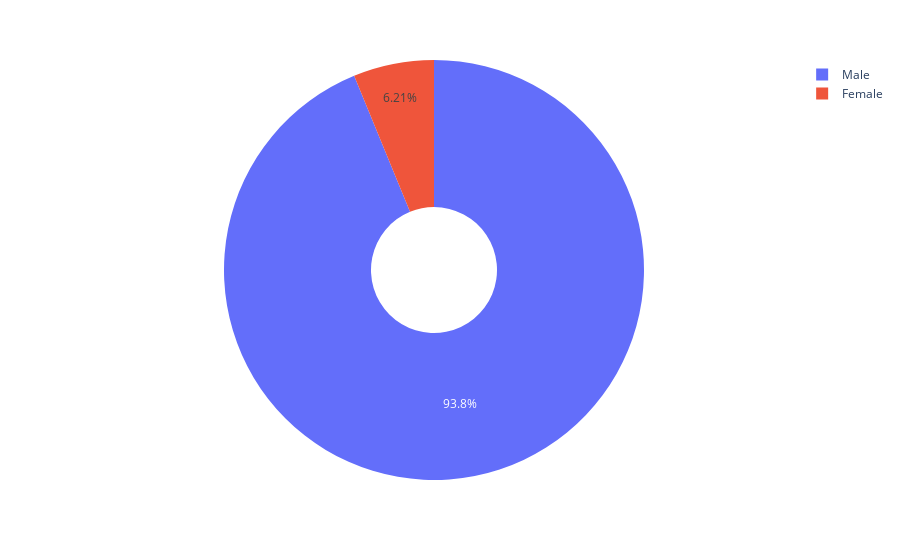

Notebook source saved alongside this figure:
### Markdown cell above
**Challenge**: Create a [donut chart using plotly](https://plotly.com/python/pie-charts/) which shows how many prizes went to men compared to how many prizes went to women. What percentage of all the prizes went to women?

### Code cell
biology = df_data.sex.value_counts()
fig = px.pie(labels=biology.index,
             values=biology.values,
             names=biology.index,
             hole=0.3)
fig.show()

### Figure 1 — Plotly figure (JSON) as saved in the notebook; plotly's stock layout.template omitted (floating-point values rounded to 4 significant figures)
{"data": [{"domain": {"x": [0, 1], "y": [0, 1]}, "hole": 0.3, "hovertemplate": "label=%{label}<br>value=%{value}<extra></extra>", "labels": ["Male", "Female"], "legendgroup": "", "name": "", "showlegend": true, "type": "pie", "values": [876, 58]}], "layout": {"legend": {"tracegroupgap": 0}, "margin": {"t": 60}}}
